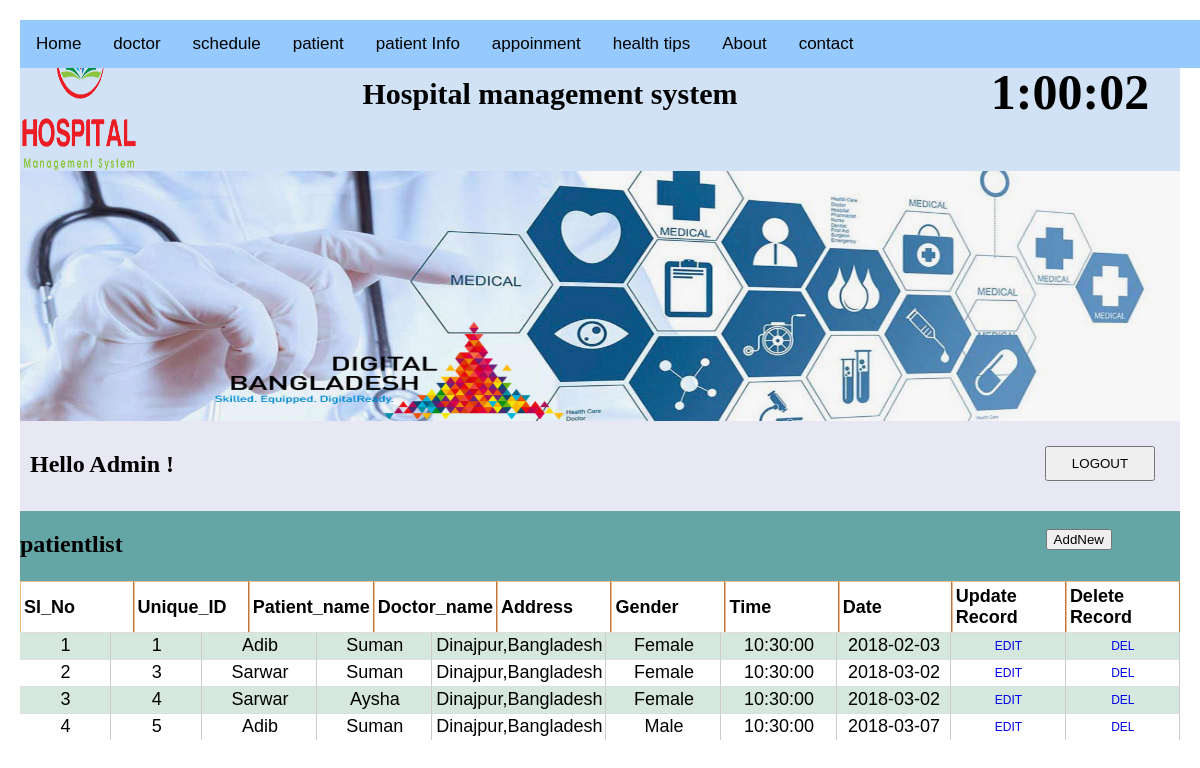
The app's page /patient.php with its own data.
### tables this page shows
CREATE TABLE `patient` (
  `id` int(11) NOT NULL,
  `patient_name` varchar(30) NOT NULL,
  `doctor_name` varchar(30) NOT NULL,
  `visible` int(11) NOT NULL,
  `time` time NOT NULL,
  `date` date NOT NULL,
  `gender` varchar(11) NOT NULL,
  `address` varchar(30) NOT NULL,
  `location` blob NOT NULL
);

### patient.php (the view, shortened to what this page needs)
<html>
<head>
<link rel="stylesheet" href="css/style.css" media="screen" title="no title" charset="utf-8">
</head>
<body>
<div class="appoinment">
<?php
require('db.php');
  if (!mysqli_connect_errno()) {
    $query = "SELECT * FROM patient  WHERE `visible` = 1";
    $result = mysqli_query($connection, $query);
    if($result){
      echo "<div id='tableContainer' class='tableContainer'>";
      echo "<table border='0' cellpadding='0' cellspacing='0' width='100%' class='scrollTable'>";
      echo "<thead class='fixedHeader'>";
      echo "<tr>";
      echo "<th width='10%'>"."Sl_No"."</th>";
      echo "<th width='10%'>"."Unique_ID"."</th>";
      echo "<th width='10%'>"."patient_name"."</th>";
      echo "<th width='10%'>"."doctor_name"."</th>";
        echo "<th width='10%'>"."address"."</th>";
      echo "<th width='10%'>"."gender"."</th>";
      echo "<th width='10%'>"."time"."</th>";
      echo "<th width='10%'>"."date"."</th>";
      echo"<th width='10%'>"."Update Record"."</th>";
      echo"<th width='10%'>"."Delete Record"."</th>";
      echo "</tr>";
      echo "</thead>";
      echo "<tbody class='scrollContent'>";
    $sl_no = 0;
    while ($row1 = mysqli_fetch_array($result, MYSQLI_BOTH)) {
      $sl_no = $sl_no + 1;
      $id = $row1['id'];
      echo "<tr>";
      echo "<td width='8%'>".$sl_no."</td>";
      echo "<td width='8%'>".$row1['id']."</td>";
      echo "<td width='10%'>".ucwords($row1['patient_name'])."</td>";
      echo "<td width='10%'>".$row1['doctor_name']."</td>";
        echo "<td width='10%'>".$row1['address']."</td>";
      echo "<td width='10%'>".$row1['gender']."</td>";
      echo "<td width='10%'>".$row1['time']."</td>";
      echo "<td width='10%'>".$row1['date']."</td>";
      echo "<td width='10%'>"."<a href = 'patientupdate.php?id=$id' id='update'>EDIT</a>"."</td>";
      echo "<td width='10%'>"."<a href = 'deletepatient.php?id=$id' id='delete'>DEL</a>"."</td>";
      echo "</tr>";
  }
  echo "</tbody>";
  echo "</table>";
  echo "</div>";
    }
  }else{
    die("ERROR : ".mysqli_connect_error());
  }
?>
</div>
</body>
</html>

### css/style.css (style rules this page uses)
body { background-image:url("../image/bggffff.jpg"); background-repeat:�no-repeat; background-position:�center; background-attachment:fixed; margin:0px; padding:auto; }
#a1 { width: 200px; margin:auto; padding: 10px 10px 10px 10px; font-weight: bold; text-align: center; font-size: 50px; border-radius: 10px; float:right; margin-top:28px; }
.main { margin:0px; padding:0px; background-color: #E8E8F5; }
.header { text-align: center; height: 146px; padding-top: 5px; margin-top: 0px; background-color: #D1E2F6; }
.logo { float: left; }
.header h2 { margin-top: 52px; font-size: 30px; margin-left: 100px; }
.header_two { height: 90px; }
.admin { float:left; padding:10px; }
.button { float: right; padding: 25px; }
.banner img { width:100%; height:250px; }
.topnav { overflow: hidden; background-color: #96CAFE; position: fixed; width:100%; margin-bottom: 10px; }
.topnav a { float: left; display: block; color: black; text-align: center; padding: 14px 16px; text-decoration: none; font-size: 17px; }
.button button { height:35px; width:110px; }
a { text-decoration: none; }
.app { height:70px; background-color: #64A5A5; }
.appt_list { float:left; }
#add { float: right; margin-right: 50px; padding: 18px; }
.appoinment { padding:20px; height:400px; border-collapse: collapse; }
.appoinment table { height:300px;width:100% }
.appoinment tr td { text-align:center; font-size:18px;text-transform:capitalize; padding:10px; }
.appoinment tr th { text-align:center; font-size:18px;text-transform:capitalize;padding:10px; }
.appoinment tr:nth-child(even) { background-color: #D6E8DE; }
table, td, a { font: normal normal 12px Verdana, Geneva, Arial, Helvetica, sans-serif }
div.tableContainer { clear: both; border: 1px ; height: 350px; overflow: auto; width:100% }
html>body div.tableContainer { overflow: hidden; width: 100% }
div.tableContainer table { float: left; }
thead.fixedHeader tr { position: relative; }
thead.fixedHeader th { border-left: 1px solid #EB8; border-right: 1px solid #B74; border-top: 1px solid #EB8; font-weight: 20px; padding: 4px 3px; text-align: left }
html>body tbody.scrollContent { display: block; height: 300px; overflow: auto; width: 100% }
html>body thead.fixedHeader { display: table; overflow: auto; width: 100% }
tbody.scrollContent td, tbody.scrollContent tr.normalRow td { border-bottom: none; border-left: none; border-right: 1px solid #CCC; border-top: 1px solid #DDD; padding: 2px 3px 3px 4px }

### records on screen
patient: id "1", patient_name "Adib", doctor_name "Suman", address "Dinajpur,Bangladesh", gender "Female", time "10:30:00", date "2018-02-03"
patient: id "3", patient_name "Sarwar", doctor_name "Suman", address "Dinajpur,Bangladesh", gender "Female", time "10:30:00", date "2018-03-02"
patient: id "4", patient_name "Sarwar", doctor_name "Aysha", address "Dinajpur,Bangladesh", gender "Female", time "10:30:00", date "2018-03-02"
patient: id "5", patient_name "Adib", doctor_name "Suman", address "Dinajpur,Bangladesh", gender "Male", time "10:30:00", date "2018-03-07"
